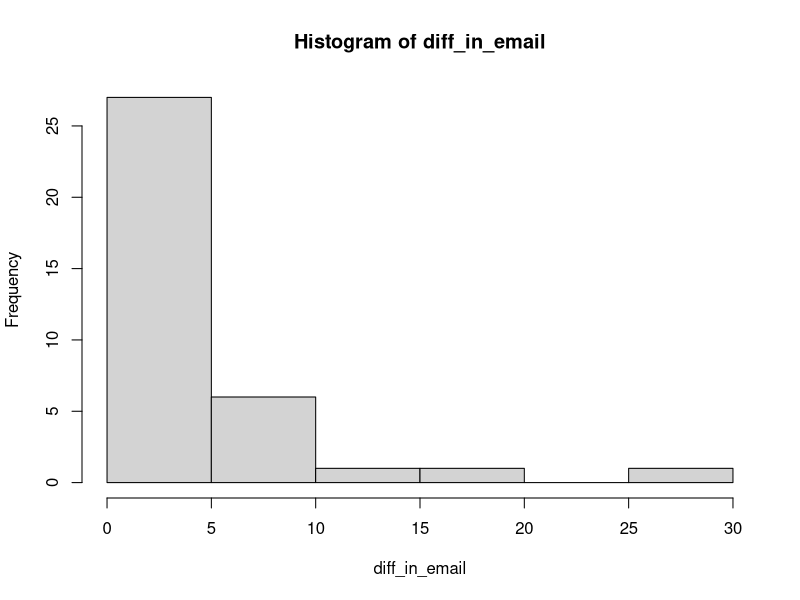

Write the R code that produced this figure.
## ---- chunk 1
knitr::opts_chunk$set(echo = TRUE)
## ---- chunk 2
y_u <- c(10, 3,3, 5,8,10,1,4,8,8,6,15,15,2,6,4,15,15,3,10,3,6,4,6,8,10)
y_g <- c(3.5, 8, 10,6,15,20,7,25,40,12)

## 
m <- 10
s2 <- 5^2
## assume more sleep, more variation over Spring Break
## y_bar <- mean(sleep)
## n <- length(sleep)
sigma2 <- 10^2

compute_mean_posterior <- function(m, s2, n, y_bar, sigma2){
    ## posterior precision is the sum of prior and sample precision
    total_precision <- 1/s2 + n/sigma2
    s_prime2 <- 1/total_precision
    ## posterior mean is the weighted average of prior and sample mean
    m_prime <- ( (1/s2) / total_precision ) * m + ( (n/sigma2) / total_precision ) * y_bar
    ## return as a list
    list(m_prime=m_prime, s_prime2=s_prime2, s_prime = sqrt(s_prime2))
}

mu_u_post <- compute_mean_posterior(m = m, s2 = s2, n =  length(y_u), y_bar = mean(y_u), sigma2 = 10^2)

mu_g_post <- compute_mean_posterior(m = m, s2 = s2, n =  length(y_g), y_bar = mean(y_g), sigma2 = 10^2)

## Bolstad::normnp(x = sleep, m.x = 7, s.x = 1, sigma.x = 1, plot = TRUE)
## ---- chunk 3
mu_d_mean <- mu_g_post$m_prime - mu_u_post$m_prime
mu_d_stderror <- sqrt(mu_g_post$s_prime2 + mu_u_post$s_prime2)

c(mu_d_mean - qnorm(0.975) * mu_d_stderror, mu_d_mean + qnorm(0.975) * mu_d_stderror)

pnorm(0, mean = mu_d_mean, sd = mu_d_stderror)

pnorm((0 - mu_d_mean) / mu_d_stderror)

## ---- chunk 4
diff_in_email <- c(5,3,1,1,2.5,4,6,4.09,4,5,1,3,6,5,10,1,20,5.5,5,6,3,30,4,3,2,0,15, 2,5,1,9,4,1,4,5,2)

summary(diff_in_email)
hist(diff_in_email)

(post_param <- compute_mean_posterior(m = 0, 20^2, n = length(diff_in_email), y_bar = mean(diff_in_email), sigma2 = var(diff_in_email)))

## ---- chunk 5
n <- length(diff_in_email)
qt(p = 0.95, df = n - 1)

post_param$m_prime - qt(p = 0.95, df = n - 1) * post_param$s_prime

post_param$m_prime + qt(p = 0.95, df = n - 1) * post_param$s_prime

t.test(x = diff_in_email,conf.level = 0.9)

